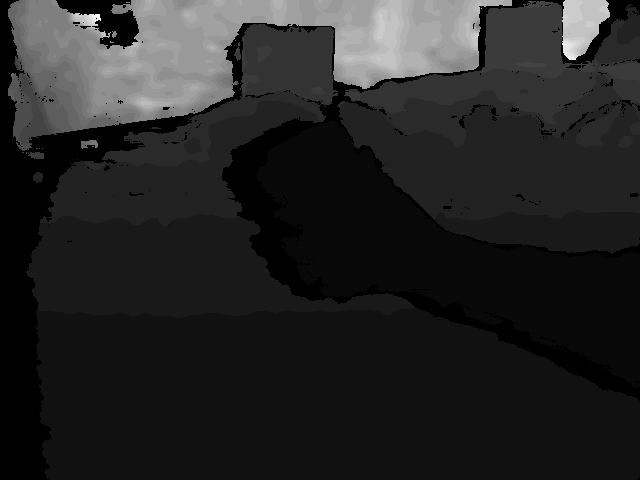
#> input picture data/saved_images/409592125011600_depth.png, 640 x 480 px, found by its file name
$ python depth_viewer_2d_mouse.py
#> lines starting #> are read from the running program, lines starting #| are printed output that depends on the picture; after the words box and inside, x2 and y2 are one past the last pixel; in counts of white or black regions, pixels touching at a corner belong together
import cv2
import numpy as np

# Load the depth image (16-bit)
depth_image_path = "saved_images/409592125011600_depth.png"  # Replace this with the path to your depth image
depth_image = cv2.imread(depth_image_path, cv2.IMREAD_UNCHANGED)
#> depth_image is the input picture: shape (480, 640) uint16; min 0, max 7931, mean 1239

if depth_image is None:
    print("Error: Depth image could not be loaded!")
    exit()

# Move all pixels with unknown depth (=0) to 10000mm
depth_image[depth_image == 0] = 10000
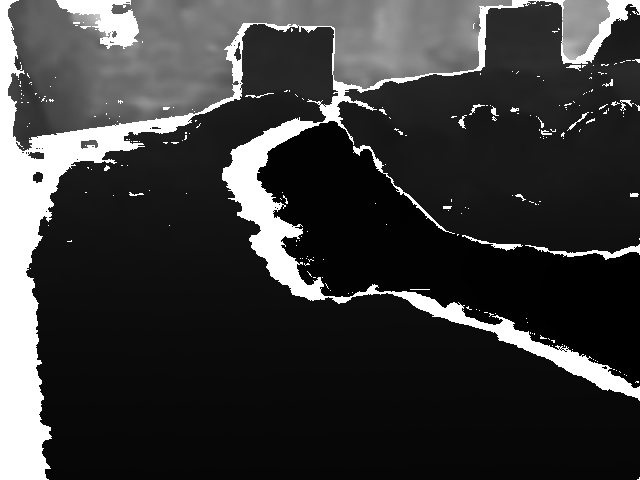
#> depth_image: shape (480, 640) uint16; 12.45% of pixels changed, all inside (x1, y1, x2, y2) = (0, 0, 640, 480); drawn with min black and max white

# Normalize the depth image to a range of 0-255 for color mapping
# Convert to 8-bit by scaling the values (depth range is 16-bit, usually up to 65535)
depth_normalized = cv2.convertScaleAbs(depth_image, alpha=0.03)  # Adjust alpha for better scaling if needed
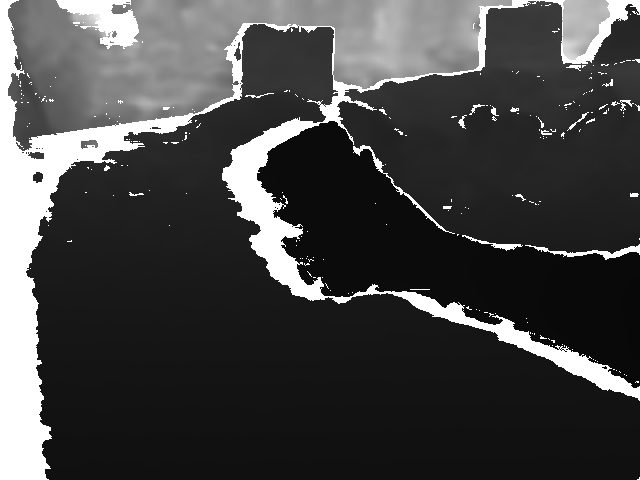
#> depth_normalized: shape (480, 640); min 8, max 255, mean 68.9

# Apply a color map to the depth image for better visualization
depth_colormap = cv2.applyColorMap(depth_normalized, cv2.COLORMAP_JET)
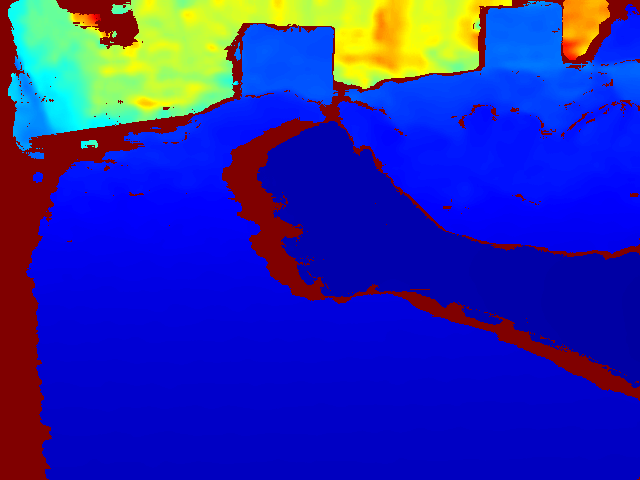
#> depth_colormap: shape (480, 640, 3); mean B, G, R 172.8, 40.1, 38.2

# Callback function for mouse click event
def on_mouse(event, x, y, flags, param):
    if event == cv2.EVENT_MOUSEMOVE or event == cv2.EVENT_LBUTTONDOWN:
        # Get the depth at the chosen pixel (in mm)
        depth_at_pixel = depth_image[y, x]

        # Print the depth in millimeters in the terminal (optional: display in GUI)
        print(f"Pixel ({x},{y}) - Depth: {depth_at_pixel} mm")

        # Display the depth on the image as text (optional)
        image_copy = depth_image.copy()
        cv2.putText(image_copy, f"Depth: {depth_at_pixel} mm", (x + 10, y - 10), cv2.FONT_HERSHEY_SIMPLEX, 0.5, (0, 255, 0), 2)

# Display the depth image and use the callback function
cv2.imshow("Depth Image", depth_colormap)
cv2.setMouseCallback("Depth Image", on_mouse)

# Wait for a key press to close the window
cv2.waitKey(0)
cv2.destroyAllWindows()

$ run again, with data/saved_images/409238553452200_depth.png copied over data/saved_images/409592125011600_depth.png
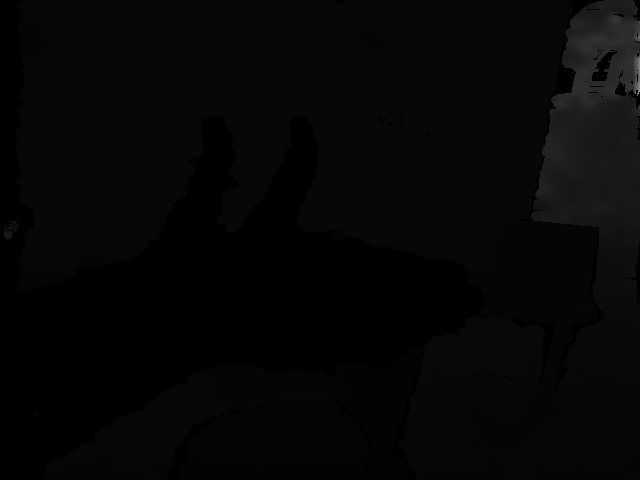
#> input picture data/saved_images/409238553452200_depth.png, 640 x 480 px, found by its file name
#> depth_image is the input picture: shape (480, 640) uint16; min 0, max 41240, mean 1645.2
#> `depth_image[depth_image == 0] = 10000`:
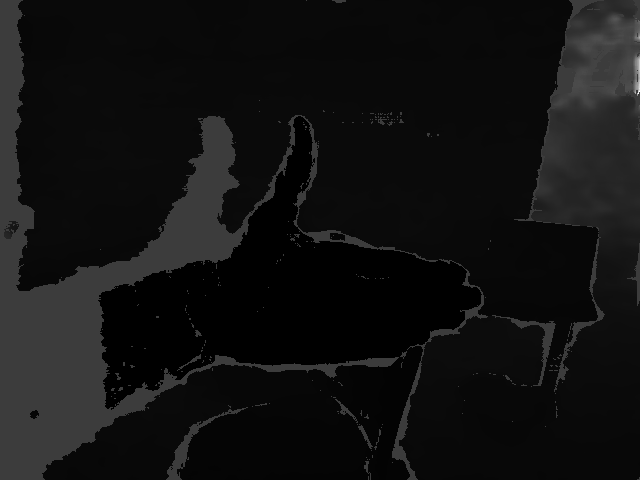
#> depth_image: shape (480, 640) uint16; 14.39% of pixels changed, all inside (x1, y1, x2, y2) = (0, 0, 640, 480); drawn with min black and max white
#> `depth_colormap = cv2.applyColorMap(depth_normalized, cv2.COLORMAP_JET)`:
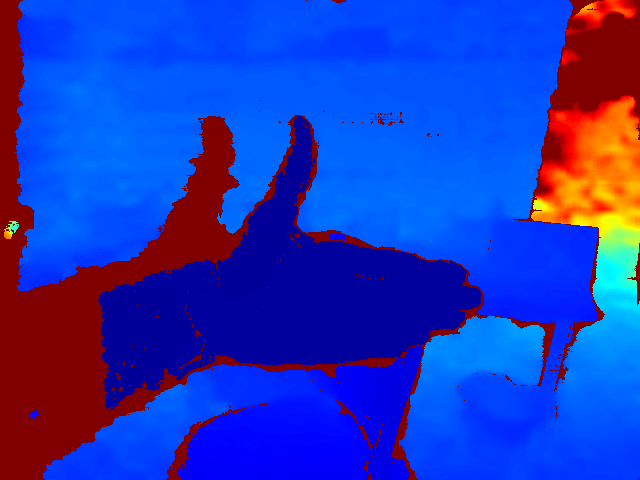
#> depth_colormap: shape (480, 640, 3); mean B, G, R 187.9, 55.2, 31.7

$ run again, with data/saved_images/409243305337100_depth.png copied over data/saved_images/409592125011600_depth.png
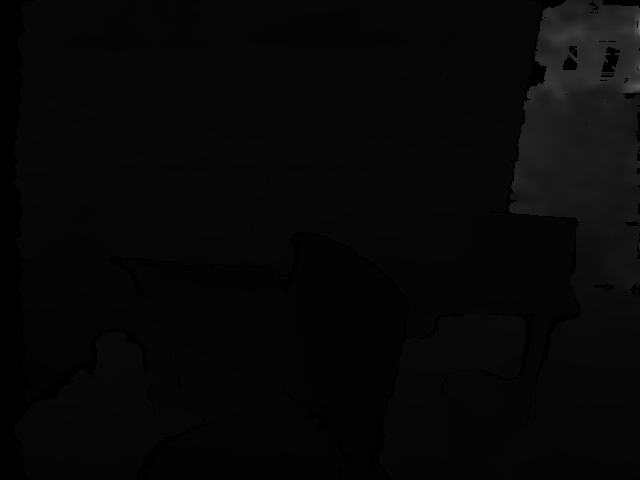
#> input picture data/saved_images/409243305337100_depth.png, 640 x 480 px, found by its file name
#> depth_image is the input picture: shape (480, 640) uint16; min 0, max 30930, mean 2008.2
#> depth_image: shape (480, 640) uint16; 5.88% of pixels changed, all inside (x1, y1, x2, y2) = (0, 0, 640, 480)
#> `depth_normalized = cv2.convertScaleAbs(depth_image, alpha=0.03)`:
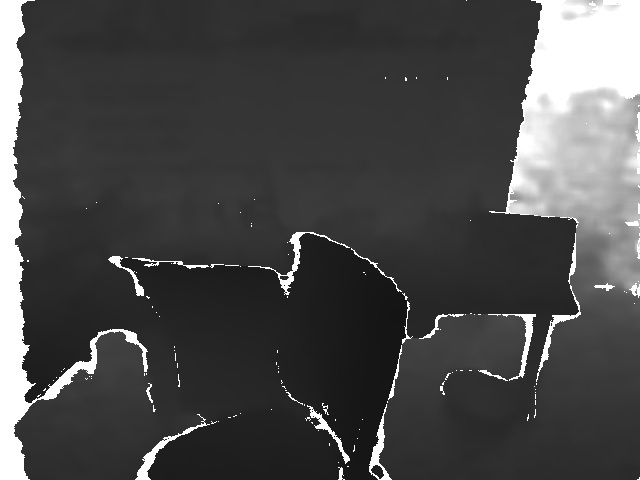
#> depth_normalized: shape (480, 640); min 20, max 255, mean 73.2
#> `depth_colormap = cv2.applyColorMap(depth_normalized, cv2.COLORMAP_JET)`:
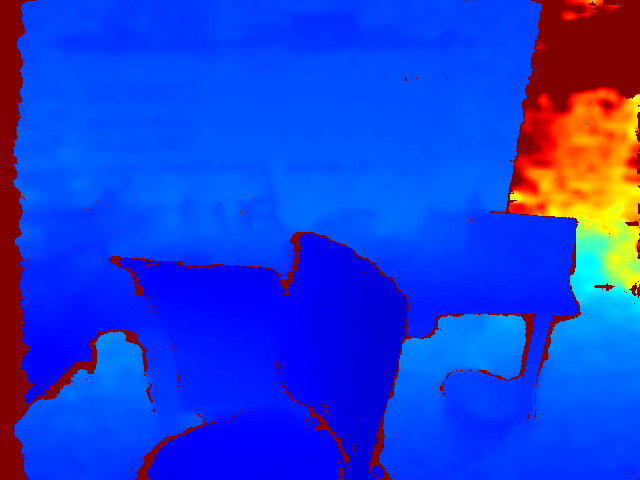
#> depth_colormap: shape (480, 640, 3); mean B, G, R 216.8, 60.9, 25

$ run again, with data/saved_images/409547560576900_depth.png copied over data/saved_images/409592125011600_depth.png
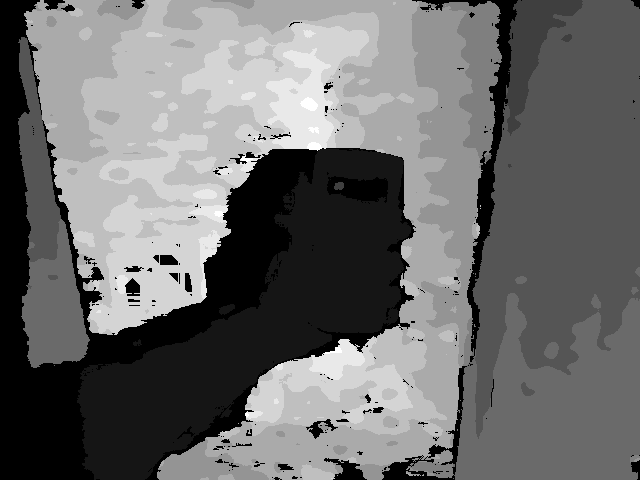
#> input picture data/saved_images/409547560576900_depth.png, 640 x 480 px, found by its file name
#> depth_image is the input picture: shape (480, 640) uint16; min 0, max 3290, mean 1408.5
#> `depth_image[depth_image == 0] = 10000`:
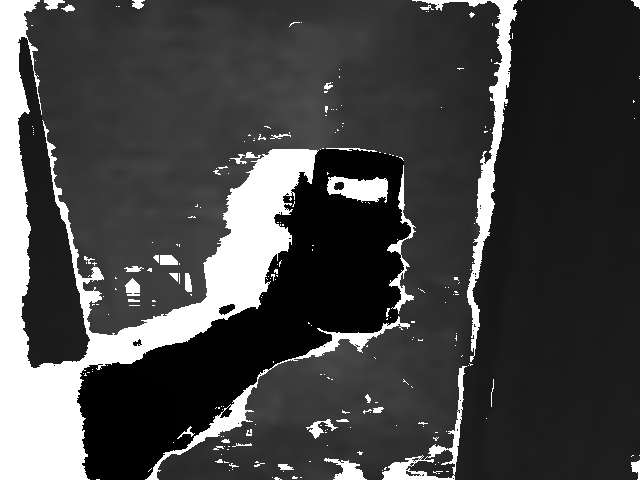
#> depth_image: shape (480, 640) uint16; 15.25% of pixels changed, all inside (x1, y1, x2, y2) = (0, 0, 640, 480); drawn with min black and max white
#> `depth_colormap = cv2.applyColorMap(depth_normalized, cv2.COLORMAP_JET)`:
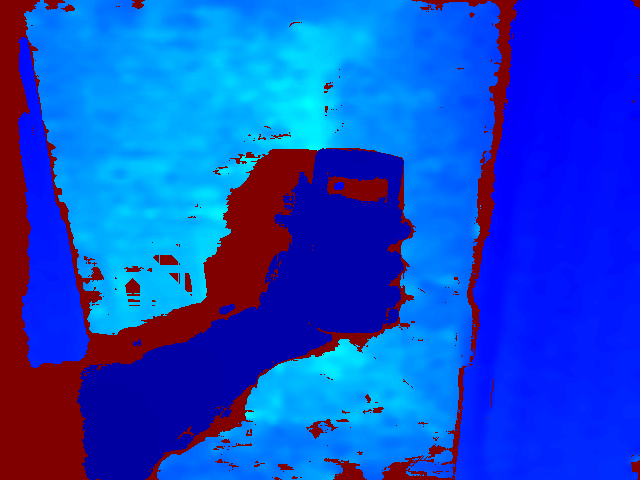
#> depth_colormap: shape (480, 640, 3); mean B, G, R 204.3, 72.5, 19.5
